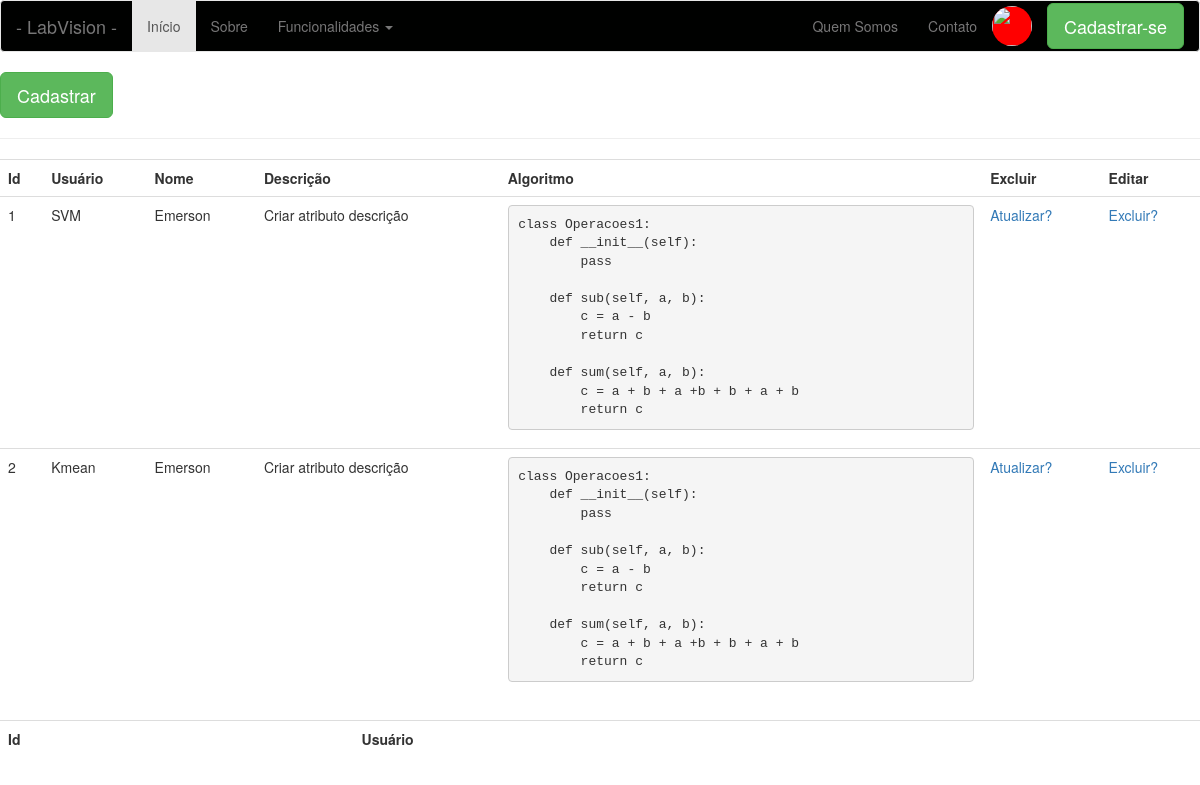
Screenshot of /listar-algoritmos (signed in) with the database file from the repository.
### app/models/tables.py (models this page shows, shortened)
class Algoritmo(db.Model):
    __tablename__= "algoritmos"
    id = db.Column(db.Integer, primary_key=True)
    nome = db.Column(db.String(20))
    algoritmo = db.Column(db.Text)
    usuario = db.Column(db.Integer, db.ForeignKey('usuarios.id'))

class Pessoa(db.Model):
    __tablename__ = "pessoas"
    id = db.Column(db.Integer, primary_key=True)
    nome = db.Column(db.String(50))

### app/controllers/default.py (the view)
@app.route('/listar-algoritmos', methods=['GET'])
def listar_algoritmos():
    algoritmos = Algoritmo.query.filter_by(usuario=current_user.get_id()).all()
    return render_template('algoritmo/listar-algoritmos.html', algoritmos=algoritmos)

### app/controllers/default.py (called while the page is built)
@login_manager.user_loader
def load_user(id):
    return Usuario.query.filter_by(id=id).first()

### app/models/tables.py (called while the page is built)
    def get_id(self):
        return str(self.id)

### app/templates/algoritmo/listar-algoritmos.html
{% include 'base/head.html' %}
{% include 'base/nav_bar.html' %}
<a href="/cadastrar-algoritmos">
    <button class="btn btn-lg btn-success">
        Cadastrar
    </button>
</a>
<hr>
<div class="table-responsive">
    <form action="#">
        <table class="table">
            <tr>
                <th>Id</th>
                <th>Usuário</th>
                <th>Nome</th>
                <th>Descrição</th>
                <th>Algoritmo</th>
                <th>Excluir</th>
                <th>Editar</th>
            </tr>
            {% for a in algoritmos %}
            <tr>
                <td>
                    {{ a.id }}
                </td>
                <td>
                    {{ a.nome }}
                </td>
                <td>
                    {{ current_user.nome }}
                </td>
                <td>
                    Criar atributo descrição
                </td>
                <td>
                    <pre>{{ a.algoritmo }}</pre>
                </td>
                <td>
                    <a href="{{ url_for('atualizar_algoritmo', id=a.id)}}">Atualizar?</a>
                </td>
                <td>
                    <a href="{{ url_for('excluir_algoritmo', id=a.id)}}">Excluir?</a>
                </td>
            </tr>
            {% endfor %}
        </table>
    </form>
</div>
<div class="table-responsive">
    <form action="#">
        <table class="table">
            <tr>
                <th>Id</th>
                <th>Usuário</th>
            </tr>
        </table>
    </form>
</div>
{% include 'base/footer.html' %}

### app/templates/base/head.html (shortened to what this page needs)
<!DOCTYPE html>
<html lang="pt-br">
  <head>
    <link rel="stylesheet" href="{{ url_for('static', filename='bootstrap/css/bootstrap.css') }}">
    <link rel="stylesheet" href="{{ url_for('static', filename='css/main.css') }}">
  </head>
  <body>

### app/templates/base/nav_bar.html (shortened to what this page needs)
    <nav class="navbar navbar-default">
        <div class="container-fluid">
            <div class="navbar-header">
                <a class="navbar-brand" href="#">- LabVision -</a>
            </div>
            <div class="collapse navbar-collapse" id="navPrincipal">
                <ul class="nav navbar-nav">
                    <li class="active">
                        <a href="#">Início</a>
                    </li>
                    <li>
                        <a href="#">Sobre</a>
                    </li>
                    <li class="dropdown">
                        <a class="dropdown-toggle" data-toggle="dropdown" href="#">Funcionalidades
                        <span class="caret"></span></a>
                    </li>
                </ul>
                <ul class="nav navbar-nav navbar-right">
                    <li><a href="#">Quem Somos</a></li>
                    <li><a href="#">Contato</a></li>
                    <li>
                        <img src="" class="imagem-perfil">
                    </li>
                    <button class="btn btn-lg btn-success botao-cadastrar-se">
                        Cadastrar-se
                    </button>
                </ul>
            </div>
        </div>
    </nav>

### app/templates/base/footer.html (shortened to what this page needs)
    </body>
</html>

### app/static/css/main.css (style rules this page uses)
.navbar-default { background-color: #000100; }
.imagem-perfil { background-color: #FF0000; width: 40px; height: 40px; border-radius: 40px; margin-top: 5px; margin-right: 15px; }
.botao-cadastrar-se { margin-top: 2px; }

### rows the page displays
Algoritmo: id "1", nome "SVM", algoritmo "class Operacoes1: def __init__(self): pass def sub(self, a, b): c = a - b return c def sum(self, a, b): c = a + b + a +b + b + a + b return c"
Pessoa: nome "Emerson"
Algoritmo: id "2", nome "Kmean", algoritmo "class Operacoes1: def __init__(self): pass def sub(self, a, b): c = a - b return c def sum(self, a, b): c = a + b + a +b + b + a + b return c"
